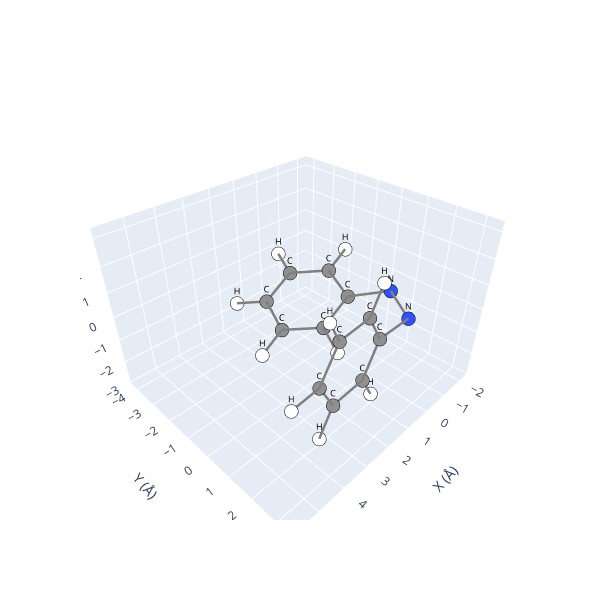

The code cell stored with this chart in its notebook:
### Code cell
# The create_cis() method automatically resolves steric clashes when rotating 
# to a specific angle, defined by the 'target_deg' parameter.

# We recommend using this function for geometries prone to collisions (steric hindrance),
# as it automatically adjusts adjacent rings to achieve a valid, clash-free conformation.
azo_sys.create_cis(target_deg=30, overwrite=True).view()

### Figure 1 — Plotly figure (JSON) as saved in the notebook; plotly's stock layout.template omitted (floating-point values rounded to 4 significant figures)
{"data": [{"hoverinfo": "text", "marker": {"color": ["#909090", "#909090", "#909090", "#909090", "#909090", "#909090", "#3050F8", "#3050F8", "#909090", "#909090", "#909090", "#909090", "#909090", "#909090", "#FFFFFF", "#FFFFFF", "#FFFFFF", "#FFFFFF", "#FFFFFF", "#FFFFFF", "#FFFFFF", "#FFFFFF", "#FFFFFF", "#FFFFFF"], "line": {"color": "black", "width": 1}, "size": 8}, "mode": "markers", "showlegend": false, "text": ["C", "C", "C", "C", "C", "C", "N", "N", "C", "C", "C", "C", "C", "C", "H", "H", "H", "H", "H", "H", "H", "H", "H", "H"], "type": "scatter3d", "x": [0.0, -0.4636, 0.324, 1.572, 2.041, 1.264, -0.8142, -0.3034, 1.109, 1.77, 3.16, 3.917, 3.281, 1.885, -1.447, -0.0356, 2.179, 3.015, 1.668, 1.191, 3.648, 4.999, 3.868, 1.402], "y": [0.0, -1.295, -2.425, -2.285, -1.013, 0.114, 1.104, 2.205, 2.205, 2.256, 2.397, 2.454, 2.399, 2.29, -1.429, -3.416, -3.16, -0.8933, 1.094, 2.2, 2.476, 2.548, 2.46, 2.292], "z": [0.0, 0.2845, 0.02111, -0.5777, -0.8969, -0.603, 0.3782, 0.07636, 0.07636, 1.313, 1.388, 0.2217, -1.018, -1.087, 0.7274, 0.2923, -0.7959, -1.362, -0.8452, 2.231, 2.357, 0.2768, -1.93, -2.062]}, {"hoverinfo": "none", "mode": "text", "showlegend": false, "text": ["C", "C", "C", "C", "C", "C", "N", "N", "C", "C", "C", "C", "C", "C", "H", "H", "H", "H", "H", "H", "H", "H", "H", "H"], "textfont": {"color": "black", "size": 9}, "type": "scatter3d", "x": [0.0, -0.4636, 0.324, 1.572, 2.041, 1.264, -0.8142, -0.3034, 1.109, 1.77, 3.16, 3.917, 3.281, 1.885, -1.447, -0.0356, 2.179, 3.015, 1.668, 1.191, 3.648, 4.999, 3.868, 1.402], "y": [0.0, -1.295, -2.425, -2.285, -1.013, 0.114, 1.104, 2.205, 2.205, 2.256, 2.397, 2.454, 2.399, 2.29, -1.429, -3.416, -3.16, -0.8933, 1.094, 2.2, 2.476, 2.548, 2.46, 2.292], "z": [0.0, 0.2845, 0.02111, -0.5777, -0.8969, -0.603, 0.3782, 0.07636, 0.07636, 1.313, 1.388, 0.2217, -1.018, -1.087, 0.7274, 0.2923, -0.7959, -1.362, -0.8452, 2.231, 2.357, 0.2768, -1.93, -2.062]}, {"hoverinfo": "none", "line": {"color": "gray", "width": 5}, "mode": "lines", "showlegend": false, "type": "scatter3d", "x": [1.572, 2.041], "y": [-2.285, -1.013], "z": [-0.5777, -0.8969]}, {"hoverinfo": "none", "line": {"color": "gray", "width": 5}, "mode": "lines", "showlegend": false, "type": "scatter3d", "x": [2.041, 1.572], "y": [-1.013, -2.285], "z": [-0.8969, -0.5777]}, {"hoverinfo": "none", "line": {"color": "gray", "width": 5}, "mode": "lines", "showlegend": false, "type": "scatter3d", "x": [-1.447, -0.4636], "y": [-1.429, -1.295], "z": [0.7274, 0.2845]}, {"hoverinfo": "none", "line": {"color": "gray", "width": 5}, "mode": "lines", "showlegend": false, "type": "scatter3d", "x": [1.264, 2.041], "y": [0.114, -1.013], "z": [-0.603, -0.8969]}, {"hoverinfo": "none", "line": {"color": "gray", "width": 5}, "mode": "lines", "showlegend": false, "type": "scatter3d", "x": [3.281, 1.885], "y": [2.399, 2.29], "z": [-1.018, -1.087]}, {"hoverinfo": "none", "line": {"color": "gray", "width": 5}, "mode": "lines", "showlegend": false, "type": "scatter3d", "x": [1.402, 1.885], "y": [2.292, 2.29], "z": [-2.062, -1.087]}, {"hoverinfo": "none", "line": {"color": "gray", "width": 5}, "mode": "lines", "showlegend": false, "type": "scatter3d", "x": [1.572, 2.179], "y": [-2.285, -3.16], "z": [-0.5777, -0.7959]}, {"hoverinfo": "none", "line": {"color": "gray", "width": 5}, "mode": "lines", "showlegend": false, "type": "scatter3d", "x": [3.281, 3.868], "y": [2.399, 2.46], "z": [-1.018, -1.93]}, {"hoverinfo": "none", "line": {"color": "gray", "width": 5}, "mode": "lines", "showlegend": false, "type": "scatter3d", "x": [1.109, 1.77], "y": [2.205, 2.256], "z": [0.07636, 1.313]}, {"hoverinfo": "none", "line": {"color": "gray", "width": 5}, "mode": "lines", "showlegend": false, "type": "scatter3d", "x": [1.191, 1.77], "y": [2.2, 2.256], "z": [2.231, 1.313]}, {"hoverinfo": "none", "line": {"color": "gray", "width": 5}, "mode": "lines", "showlegend": false, "type": "scatter3d", "x": [1.77, 1.109], "y": [2.256, 2.205], "z": [1.313, 0.07636]}, {"hoverinfo": "none", "line": {"color": "gray", "width": 5}, "mode": "lines", "showlegend": false, "type": "scatter3d", "x": [0, 1.264], "y": [0, 0.114], "z": [0, -0.603]}, {"hoverinfo": "none", "line": {"color": "gray", "width": 5}, "mode": "lines", "showlegend": false, "type": "scatter3d", "x": [-0.4636, 0], "y": [-1.295, 0], "z": [0.2845, 0]}, {"hoverinfo": "none", "line": {"color": "gray", "width": 5}, "mode": "lines", "showlegend": false, "type": "scatter3d", "x": [3.16, 1.77], "y": [2.397, 2.256], "z": [1.388, 1.313]}, {"hoverinfo": "none", "line": {"color": "gray", "width": 5}, "mode": "lines", "showlegend": false, "type": "scatter3d", "x": [-0.0356, 0.324], "y": [-3.416, -2.425], "z": [0.2923, 0.02111]}, {"hoverinfo": "none", "line": {"color": "gray", "width": 5}, "mode": "lines", "showlegend": false, "type": "scatter3d", "x": [1.885, 1.109], "y": [2.29, 2.205], "z": [-1.087, 0.07636]}, {"hoverinfo": "none", "line": {"color": "gray", "width": 5}, "mode": "lines", "showlegend": false, "type": "scatter3d", "x": [1.885, 1.402], "y": [2.29, 2.292], "z": [-1.087, -2.062]}, {"hoverinfo": "none", "line": {"color": "gray", "width": 5}, "mode": "lines", "showlegend": false, "type": "scatter3d", "x": [3.648, 3.16], "y": [2.476, 2.397], "z": [2.357, 1.388]}, {"hoverinfo": "none", "line": {"color": "gray", "width": 5}, "mode": "lines", "showlegend": false, "type": "scatter3d", "x": [2.041, 1.264], "y": [-1.013, 0.114], "z": [-0.8969, -0.603]}, {"hoverinfo": "none", "line": {"color": "gray", "width": 5}, "mode": "lines", "showlegend": false, "type": "scatter3d", "x": [1.264, 0], "y": [0.114, 0], "z": [-0.603, 0]}, {"hoverinfo": "none", "line": {"color": "gray", "width": 5}, "mode": "lines", "showlegend": false, "type": "scatter3d", "x": [2.041, 3.015], "y": [-1.013, -0.8933], "z": [-0.8969, -1.362]}, {"hoverinfo": "none", "line": {"color": "gray", "width": 5}, "mode": "lines", "showlegend": false, "type": "scatter3d", "x": [1.264, 1.668], "y": [0.114, 1.094], "z": [-0.603, -0.8452]}, {"hoverinfo": "none", "line": {"color": "gray", "width": 5}, "mode": "lines", "showlegend": false, "type": "scatter3d", "x": [0, -0.4636], "y": [0, -1.295], "z": [0, 0.2845]}, {"hoverinfo": "none", "line": {"color": "gray", "width": 5}, "mode": "lines", "showlegend": false, "type": "scatter3d", "x": [1.77, 3.16], "y": [2.256, 2.397], "z": [1.313, 1.388]}, {"hoverinfo": "none", "line": {"color": "gray", "width": 5}, "mode": "lines", "showlegend": false, "type": "scatter3d", "x": [-0.4636, 0.324], "y": [-1.295, -2.425], "z": [0.2845, 0.02111]}, {"hoverinfo": "none", "line": {"color": "gray", "width": 5}, "mode": "lines", "showlegend": false, "type": "scatter3d", "x": [3.16, 3.917], "y": [2.397, 2.454], "z": [1.388, 0.2217]}, {"hoverinfo": "none", "line": {"color": "gray", "width": 5}, "mode": "lines", "showlegend": false, "type": "scatter3d", "x": [0.324, -0.4636], "y": [-2.425, -1.295], "z": [0.02111, 0.2845]}, {"hoverinfo": "none", "line": {"color": "gray", "width": 5}, "mode": "lines", "showlegend": false, "type": "scatter3d", "x": [1.77, 1.191], "y": [2.256, 2.2], "z": [1.313, 2.231]}, {"hoverinfo": "none", "line": {"color": "gray", "width": 5}, "mode": "lines", "showlegend": false, "type": "scatter3d", "x": [3.917, 3.16], "y": [2.454, 2.397], "z": [0.2217, 1.388]}, {"hoverinfo": "none", "line": {"color": "gray", "width": 5}, "mode": "lines", "showlegend": false, "type": "scatter3d", "x": [2.179, 1.572], "y": [-3.16, -2.285], "z": [-0.7959, -0.5777]}, {"hoverinfo": "none", "line": {"color": "gray", "width": 5}, "mode": "lines", "showlegend": false, "type": "scatter3d", "x": [-0.4636, -1.447], "y": [-1.295, -1.429], "z": [0.2845, 0.7274]}, {"hoverinfo": "none", "line": {"color": "gray", "width": 5}, "mode": "lines", "showlegend": false, "type": "scatter3d", "x": [3.16, 3.648], "y": [2.397, 2.476], "z": [1.388, 2.357]}, {"hoverinfo": "none", "line": {"color": "gray", "width": 5}, "mode": "lines", "showlegend": false, "type": "scatter3d", "x": [-0.8142, -0.3034], "y": [1.104, 2.205], "z": [0.3782, 0.07636]}, {"hoverinfo": "none", "line": {"color": "gray", "width": 5}, "mode": "lines", "showlegend": false, "type": "scatter3d", "x": [-0.3034, -0.8142], "y": [2.205, 1.104], "z": [0.07636, 0.3782]}, {"hoverinfo": "none", "line": {"color": "gray", "width": 5}, "mode": "lines", "showlegend": false, "type": "scatter3d", "x": [1.572, 0.324], "y": [-2.285, -2.425], "z": [-0.5777, 0.02111]}, {"hoverinfo": "none", "line": {"color": "gray", "width": 5}, "mode": "lines", "showlegend": false, "type": "scatter3d", "x": [3.281, 3.917], "y": [2.399, 2.454], "z": [-1.018, 0.2217]}, {"hoverinfo": "none", "line": {"color": "gray", "width": 5}, "mode": "lines", "showlegend": false, "type": "scatter3d", "x": [4.999, 3.917], "y": [2.548, 2.454], "z": [0.2768, 0.2217]}, {"hoverinfo": "none", "line": {"color": "gray", "width": 5}, "mode": "lines", "showlegend": false, "type": "scatter3d", "x": [3.015, 2.041], "y": [-0.8933, -1.013], "z": [-1.362, -0.8969]}, {"hoverinfo": "none", "line": {"color": "gray", "width": 5}, "mode": "lines", "showlegend": false, "type": "scatter3d", "x": [3.868, 3.281], "y": [2.46, 2.399], "z": [-1.93, -1.018]}, {"hoverinfo": "none", "line": {"color": "gray", "width": 5}, "mode": "lines", "showlegend": false, "type": "scatter3d", "x": [1.109, -0.3034], "y": [2.205, 2.205], "z": [0.07636, 0.07636]}, {"hoverinfo": "none", "line": {"color": "gray", "width": 5}, "mode": "lines", "showlegend": false, "type": "scatter3d", "x": [0, -0.8142], "y": [0, 1.104], "z": [0, 0.3782]}, {"hoverinfo": "none", "line": {"color": "gray", "width": 5}, "mode": "lines", "showlegend": false, "type": "scatter3d", "x": [0.324, 1.572], "y": [-2.425, -2.285], "z": [0.02111, -0.5777]}, {"hoverinfo": "none", "line": {"color": "gray", "width": 5}, "mode": "lines", "showlegend": false, "type": "scatter3d", "x": [1.109, 1.885], "y": [2.205, 2.29], "z": [0.07636, -1.087]}, {"hoverinfo": "none", "line": {"color": "gray", "width": 5}, "mode": "lines", "showlegend": false, "type": "scatter3d", "x": [3.917, 3.281], "y": [2.454, 2.399], "z": [0.2217, -1.018]}, {"hoverinfo": "none", "line": {"color": "gray", "width": 5}, "mode": "lines", "showlegend": false, "type": "scatter3d", "x": [3.917, 4.999], "y": [2.454, 2.548], "z": [0.2217, 0.2768]}, {"hoverinfo": "none", "line": {"color": "gray", "width": 5}, "mode": "lines", "showlegend": false, "type": "scatter3d", "x": [1.885, 3.281], "y": [2.29, 2.399], "z": [-1.087, -1.018]}, {"hoverinfo": "none", "line": {"color": "gray", "width": 5}, "mode": "lines", "showlegend": false, "type": "scatter3d", "x": [-0.8142, 0], "y": [1.104, 0], "z": [0.3782, 0]}, {"hoverinfo": "none", "line": {"color": "gray", "width": 5}, "mode": "lines", "showlegend": false, "type": "scatter3d", "x": [0.324, -0.0356], "y": [-2.425, -3.416], "z": [0.02111, 0.2923]}, {"hoverinfo": "none", "line": {"color": "gray", "width": 5}, "mode": "lines", "showlegend": false, "type": "scatter3d", "x": [1.668, 1.264], "y": [1.094, 0.114], "z": [-0.8452, -0.603]}, {"hoverinfo": "none", "line": {"color": "gray", "width": 5}, "mode": "lines", "showlegend": false, "type": "scatter3d", "x": [-0.3034, 1.109], "y": [2.205, 2.205], "z": [0.07636, 0.07636]}], "layout": {"height": 600, "scene": {"xaxis": {"range": [-2.447, 5.999], "title": {"text": "X (Å)"}}, "yaxis": {"range": [-4.416, 3.548], "title": {"text": "Y (Å)"}}, "zaxis": {"range": [-3.062, 3.357], "title": {"text": "Z (Å)"}}}, "width": 600}}
